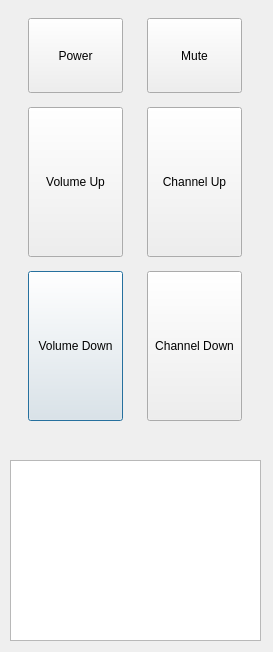
<?xml version="1.0" encoding="UTF-8"?>
<ui version="4.0">
 <class>remote</class>
 <widget class="QDialog" name="remote">
  <property name="geometry">
   <rect>
    <x>0</x>
    <y>0</y>
    <width>273</width>
    <height>652</height>
   </rect>
  </property>
  <property name="windowTitle">
   <string>Remote</string>
  </property>
  <widget class="QWidget" name="gridLayoutWidget">
   <property name="geometry">
    <rect>
     <x>10</x>
     <y>10</y>
     <width>251</width>
     <height>421</height>
    </rect>
   </property>
   <layout class="QGridLayout" name="gridLayout">
    <item row="3" column="0">
     <widget class="QPushButton" name="volume_down_button">
      <property name="minimumSize">
       <size>
        <width>0</width>
        <height>150</height>
       </size>
      </property>
      <property name="maximumSize">
       <size>
        <width>95</width>
        <height>16777215</height>
       </size>
      </property>
      <property name="text">
       <string>Volume Down</string>
      </property>
     </widget>
    </item>
    <item row="2" column="0">
     <widget class="QPushButton" name="volume_up_button">
      <property name="minimumSize">
       <size>
        <width>0</width>
        <height>150</height>
       </size>
      </property>
      <property name="maximumSize">
       <size>
        <width>95</width>
        <height>16777215</height>
       </size>
      </property>
      <property name="text">
       <string>Volume Up</string>
      </property>
     </widget>
    </item>
    <item row="2" column="1">
     <widget class="QPushButton" name="channe_up_button">
      <property name="minimumSize">
       <size>
        <width>0</width>
        <height>150</height>
       </size>
      </property>
      <property name="maximumSize">
       <size>
        <width>95</width>
        <height>16777215</height>
       </size>
      </property>
      <property name="text">
       <string>Channel Up</string>
      </property>
     </widget>
    </item>
    <item row="3" column="1">
     <widget class="QPushButton" name="channe_down_button">
      <property name="minimumSize">
       <size>
        <width>0</width>
        <height>150</height>
       </size>
      </property>
      <property name="maximumSize">
       <size>
        <width>95</width>
        <height>16777215</height>
       </size>
      </property>
      <property name="text">
       <string>Channel Down</string>
      </property>
     </widget>
    </item>
    <item row="0" column="1">
     <widget class="QPushButton" name="mute_button">
      <property name="minimumSize">
       <size>
        <width>0</width>
        <height>75</height>
       </size>
      </property>
      <property name="text">
       <string>Mute</string>
      </property>
     </widget>
    </item>
    <item row="0" column="0">
     <widget class="QPushButton" name="power_button">
      <property name="minimumSize">
       <size>
        <width>0</width>
        <height>75</height>
       </size>
      </property>
      <property name="acceptDrops">
       <bool>false</bool>
      </property>
      <property name="text">
       <string>Power</string>
      </property>
     </widget>
    </item>
   </layout>
  </widget>
  <widget class="QTextEdit" name="tv_status">
   <property name="geometry">
    <rect>
     <x>10</x>
     <y>460</y>
     <width>251</width>
     <height>181</height>
    </rect>
   </property>
   <property name="font">
    <font>
     <pointsize>14</pointsize>
    </font>
   </property>
   <property name="readOnly">
    <bool>true</bool>
   </property>
  </widget>
 </widget>
 <resources/>
 <connections/>
</ui>
